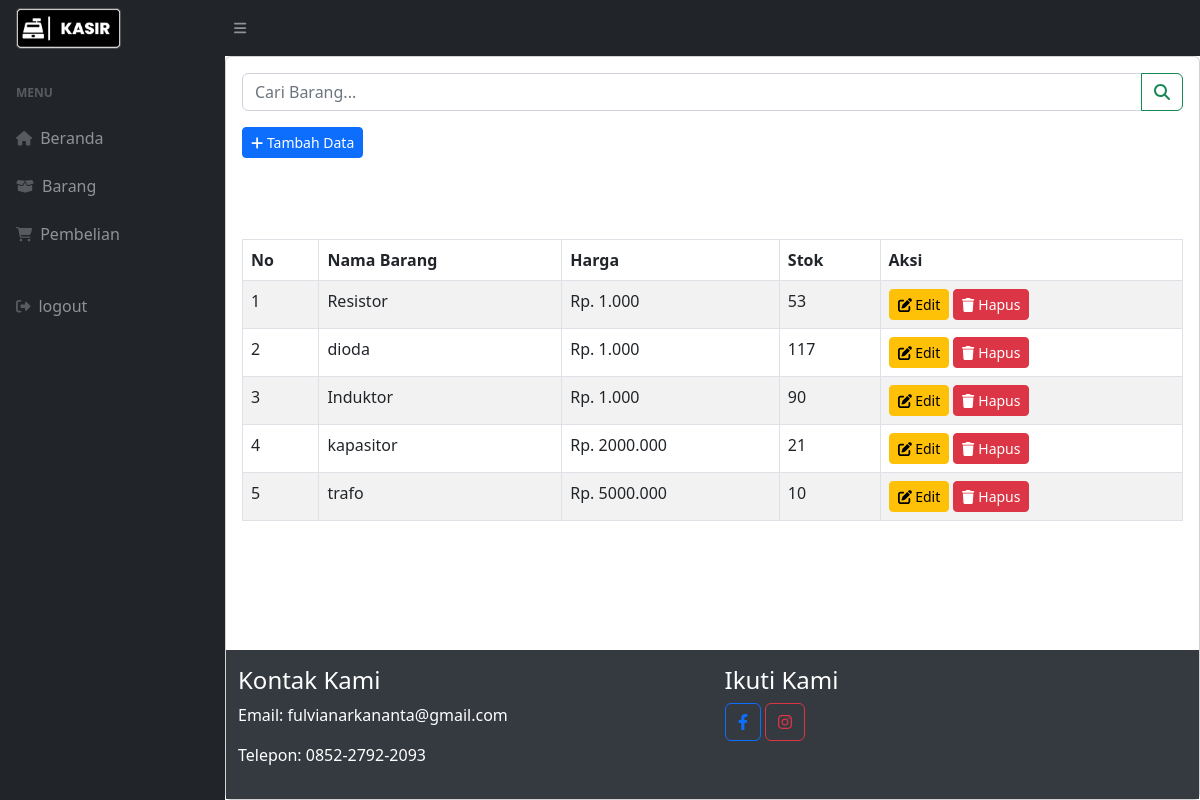
Screenshot of /petugas/data_barang.php with the database file from the repository.
### tables this page shows
CREATE TABLE `menu` (
  `MenuID` int(11) NOT NULL,
  `NamaMenu` varchar(255) NOT NULL,
  `Harga` decimal(10,3) NOT NULL,
  `Stok` int(11) NOT NULL
);

### petugas/data_barang.php (the view, shortened to what this page needs)
<!DOCTYPE html>
<html lang="en">
    <head>
        <link href="https://cdn.jsdelivr.net/npm/simple-datatables@7.1.2/dist/style.min.css" rel="stylesheet" />
        <link href="css/styles.css" rel="stylesheet" />
    </head>
    <body>
        <nav class="sb-topnav navbar navbar-expand navbar-dark bg-dark">
           <a class="navbar-brand ps-3" href="index.php"><img src="../assets/kasir.png" width="50%"></img></a>
            <button class="btn btn-link d-md-inline-block btn-sm order-1 order-lg-0 me-4 me-lg-0" id="sidebarToggle" href="#!"><i class="fas fa-bars"></i></button>
        </nav>
        <div class="containera" id="layoutSidenav">
            <div id="layoutSidenav_nav">
                <nav class="sb-sidenav accordion sb-sidenav-dark" id="sidenavAccordion">
                    <div class="sb-sidenav-menu">
                        <div class="nav">
                            <div class="sb-sidenav-menu-heading">Menu</div>
                            <a class="nav-link" href="index.php">
                                <div class="sb-nav-link-icon"><i class="fas fa-home"></i></div>
                                Beranda
                            </a>
                            <a class="nav-link" href="data_barang.php">
                                <div class="sb-nav-link-icon"><i class="	fas fa-box-open"></i></div>
                                Barang
                            </a>
                            <a class="nav-link" href="pembelian.php">
                                <div class="sb-nav-link-icon"><i class="fas fa-shopping-cart"></i></div>
                                Pembelian
                            </a><br>
                            <a class="nav-link" href="../logout.php">
                                <div class="sb-nav-link-icon"><i class="fas fa-sign-out-alt"></i></div>
                                logout
                            </a>
                        </div>
                    </div>
                </nav>
            </div>
            <div class="card " id="layoutSidenav_content">
    <div class="card-body">
        <form action="" method="get" class="mb-3">
            <div class="input-group">
                <input class="form-control" type="search" placeholder="Cari Barang..." aria-label="Search" name="search">
                <button class="btn btn-outline-success" type="submit">
                    <i class="fas fa-search"></i>
                </button>
            </div>
        </form>
        <button type="button" class="btn btn-primary btn-sm" data-bs-toggle="modal" data-bs-target="#tambah-data">
            <i class="fas fa-plus"></i> Tambah Data
        </button>
    </div>
    <div class="card-body">
        <?php
        include 'conn.php';
        if (isset($_GET['search'])) {
            $cari = $_GET['search'];
            $query = "SELECT * FROM menu WHERE NamaMenu LIKE '%$cari%' OR Harga LIKE '%$cari%' OR Stok LIKE '%$cari%'";
        } else {
            $query = "SELECT * FROM menu";
        }
        $data = mysqli_query($conn, $query);
        ?>
        <div class="table-responsive">
            <table class="table table-bordered table-striped">
                <thead>
                    <tr>
                        <th>No</th>
                        <th>Nama Barang</th>
                        <th>Harga</th>
                        <th>Stok</th>
                        <th>Aksi</th>
                    </tr>
                </thead>
                <tbody>
                    <?php
                    $no = 1;
                    while ($d = mysqli_fetch_array($data)) {
                    ?>
                        <tr>
                            <td><?php echo $no++; ?></td>
                            <td><?php echo $d['NamaMenu']; ?></td>
                            <td>Rp. <?php echo $d['Harga']; ?></td>
                            <td><?php echo $d['Stok']; ?></td>
                            <td>
                                <button type="button" class="btn btn-warning btn-sm" data-bs-toggle="modal" data-bs-target="#edit-data<?php echo $d['MenuID']; ?>">
                                    <i class="fas fa-edit"></i> Edit
                                </button>
                                <button type="button" class="btn btn-danger btn-sm" data-bs-toggle="modal" data-bs-target="#hapus-data<?php echo $d['MenuID']; ?>">
                                    <i class="fas fa-trash"></i> Hapus
                                </button>
                            </td>
                        </tr>
                    <?php } ?>
                </tbody>
            </table>
        </div>
    </div>
    <?php include 'footer.php'; ?>
    </body>
</html>

### petugas/footer.php (shortened to what this page needs)
<footer class="footer mt-5 py-3 #00ADB5 text-white">
    <div class="container-fluid">
        <div class="row">
            <div class="col-md-6">
                <h4>Kontak Kami</h4>
                <p>Email: fulvianarkananta@gmail.com</p>
                <p>Telepon: 0852-2792-2093</p>
            </div>
            <div class="col-md-6">
                <h4>Ikuti Kami</h4>
                <a href="https://www.facebook.com/profile.php?id=100026624783221&mibextid=JRoKGi" class="btn btn-outline-primary btn-social">
                    <i class="fab fa-facebook-f"></i>
                </a>
                <a href="https://www.instagram.com/fthrrhmn_19/?igsh=MXdmZHAyNTYwcml3cQ%3D%3D&utm_source=qr" class="btn btn-outline-danger btn-social">
                    <i class="fab fa-instagram"></i>
                </a>
            </div>
        </div>
    </div>
</footer>
</body>
</html>

### petugas/footer.php (style rules this page uses)
.footer { background-color: #343a40; }

### rows the page displays
menu: NamaMenu "Resistor", Harga "1.000", Stok "53"
menu: NamaMenu "dioda", Harga "1.000", Stok "117"
menu: NamaMenu "Induktor", Harga "1.000", Stok "90"
menu: NamaMenu "kapasitor", Harga "2000.000", Stok "21"
menu: NamaMenu "trafo", Harga "5000.000", Stok "10"
